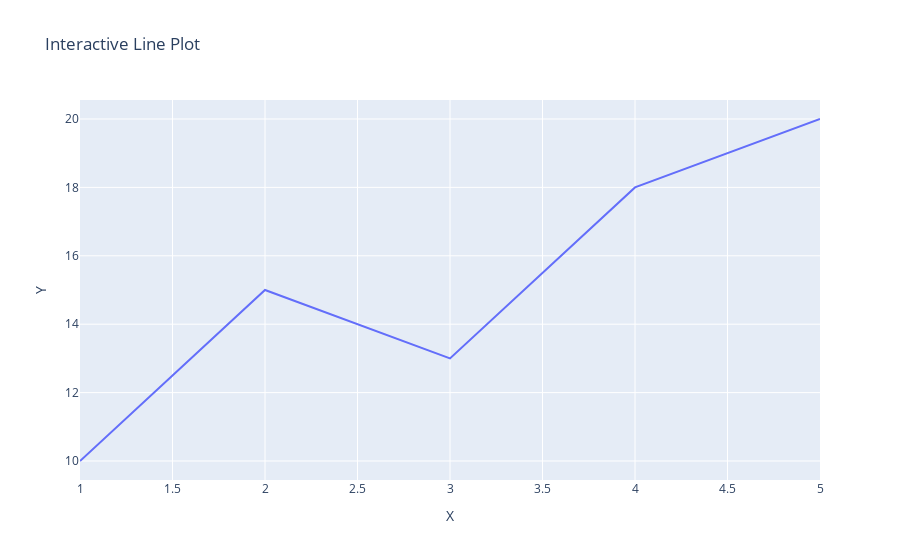

Notebook code cell kept with this figure:
### Markdown cell above
### Plotly: A Brief Introduction

[Plotly](https://plotly.com/) is a versatile library for creating interactive, web-based visualizations. It supports a wide range of chart types and is known for its user-friendly API. Here's an end-to-end example of creating an interactive line plot using Plotly:

### Code cell
import plotly.express as px

# Sample data
import pandas as pd
data = pd.DataFrame({
    'X': [1, 2, 3, 4, 5],
    'Y': [10, 15, 13, 18, 20]
})

# Create an interactive line plot
fig = px.line(data, x='X', y='Y', title='Interactive Line Plot')
fig.show()

### Figure 1 — Plotly figure (JSON) as saved in the notebook; plotly's stock layout.template omitted (floating-point values rounded to 4 significant figures)
{"data": [{"hovertemplate": "X=%{x}<br>Y=%{y}<extra></extra>", "legendgroup": "", "line": {"color": "#636efa", "dash": "solid"}, "marker": {"symbol": "circle"}, "mode": "lines", "name": "", "orientation": "v", "showlegend": false, "type": "scatter", "x": [1, 2, 3, 4, 5], "xaxis": "x", "y": [10, 15, 13, 18, 20], "yaxis": "y"}], "layout": {"legend": {"tracegroupgap": 0}, "title": {"text": "Interactive Line Plot"}, "xaxis": {"anchor": "y", "domain": [0, 1], "title": {"text": "X"}}, "yaxis": {"anchor": "x", "domain": [0, 1], "title": {"text": "Y"}}}}
